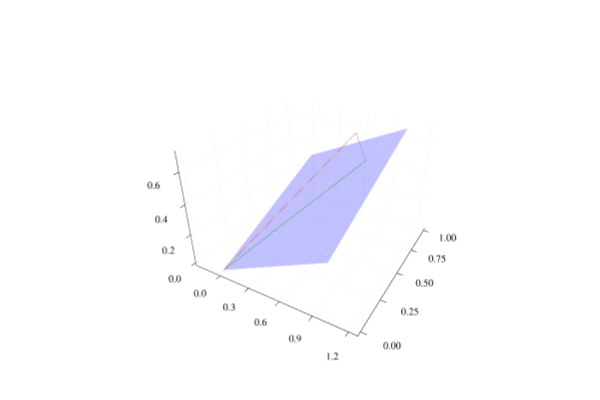

This figure's notebook cell:
### Markdown cell above
## Plotting Projection, Rotation and Reflection

Next, let's create another vector and project it in the plane.

### Code cell
p = 0.7(cl.e1 + cl.e2 + cl.e3)
prj = (p ⨼ inv(B)) ⨼ B

p_to_prj = prj - p

plotsubspace(B)
quiver!([0],[0],[0],quiver=([p.e1],[p.e2],[p.e3]))
quiver!([0],[0],[0],quiver=([prj.e1],[prj.e2],[prj.e3]))
quiver!([p.e1],[p.e2],[p.e3],quiver=([p_to_prj.e1],[p_to_prj.e2],[p_to_prj.e3]))

### Figure 1 — Plotly figure (JSON) as saved in the notebook; plotly's stock layout.template omitted (floating-point values rounded to 4 significant figures)
{"data": [{"cmax": 0.6667, "cmin": 0, "colorbar": {"len": 0.9525, "title": {"text": ""}, "x": 0.9934, "y": 0.5139}, "colorscale": [[0, "rgba(0, 0, 255, 0.500)"], [1, "rgba(0, 0, 255, 0.500)"]], "name": "y1", "opacity": 0.5, "scene": "scene", "showlegend": false, "showscale": false, "type": "surface", "x": [0, 1], "xaxis": "x", "y": [0, 1], "yaxis": "y", "z": [[0, 0.3333], [0.3333, 0.6667]], "zaxis": "z", "zmax": 0.6667, "zmin": 0}, {"colorbar": {"len": 0.9525, "title": {"text": ""}, "x": 0.9934, "y": 0.5139}, "legendgroup": "", "line": {"color": "rgba(227, 111, 71, 1.000)", "dash": "solid", "shape": "linear", "width": 1}, "mode": "lines", "name": "", "scene": "scene", "showlegend": false, "type": "scatter3d", "x": [0, 0.7], "xaxis": "x", "y": [0, 0.7], "yaxis": "y", "z": [0, 0.7], "zaxis": "z", "zmax": 0.6667, "zmin": 0}, {"colorbar": {"len": 0.9525, "title": {"text": ""}, "x": 0.9934, "y": 0.5139}, "legendgroup": "", "line": {"color": "rgba(62, 164, 78, 1.000)", "dash": "solid", "shape": "linear", "width": 1}, "mode": "lines", "name": "", "scene": "scene", "showlegend": false, "type": "scatter3d", "x": [0, 0.7636], "xaxis": "x", "y": [0, 0.7636], "yaxis": "y", "z": [0, 0.5091], "zaxis": "z", "zmax": 0.6667, "zmin": 0}, {"colorbar": {"len": 0.9525, "title": {"text": ""}, "x": 0.9934, "y": 0.5139}, "legendgroup": "", "line": {"color": "rgba(195, 113, 210, 1.000)", "dash": "solid", "shape": "linear", "width": 1}, "mode": "lines", "name": "", "scene": "scene", "showlegend": false, "type": "scatter3d", "x": [0.7, 0.7636], "xaxis": "x", "y": [0.7, 0.7636], "yaxis": "y", "z": [0.7, 0.5091], "zaxis": "z", "zmax": 0.6667, "zmin": 0}], "layout": {"annotations": [], "height": 400, "margin": {"b": 20, "l": 0, "r": 0, "t": 20}, "paper_bgcolor": "rgba(255, 255, 255, 1.000)", "plot_bgcolor": "rgba(255, 255, 255, 1.000)", "scene": {"aspectmode": "auto", "aspectratio": {"x": 1.126, "y": 1.126, "z": 0.7884}, "camera": {"eye": {"x": 1.126, "y": -1.95, "z": 1.3}, "projection": "orthographic"}, "domain": {"x": [0.06582, 0.9934], "y": [0.03762, 0.9902]}, "xaxis": {"gridcolor": "rgba(0, 0, 0, 0.1)", "gridwidth": 0.5, "linecolor": "rgba(0, 0, 0, 1)", "mirror": false, "range": [-0.2742, 1.274], "showgrid": true, "showline": true, "showticklabels": true, "tickangle": 0, "tickcolor": "rgb(0, 0, 0)", "tickfont": {"color": "rgba(0, 0, 0, 1)", "family": "sans-serif", "size": 11}, "tickmode": "array", "ticks": "inside", "ticktext": ["0.0", "0.3", "0.6", "0.9", "1.2"], "tickvals": [0, 0.3, 0.6, 0.9, 1.2], "title": {"font": {"color": "rgba(0, 0, 0, 1)", "family": "sans-serif", "size": 15}, "text": ""}, "type": "linear", "visible": true, "zeroline": false, "zerolinecolor": "rgba(0, 0, 0, 1)"}, "yaxis": {"gridcolor": "rgba(0, 0, 0, 0.1)", "gridwidth": 0.5, "linecolor": "rgba(0, 0, 0, 1)", "mirror": false, "range": [-0.03, 1.03], "showgrid": true, "showline": true, "showticklabels": true, "tickangle": 0, "tickcolor": "rgb(0, 0, 0)", "tickfont": {"color": "rgba(0, 0, 0, 1)", "family": "sans-serif", "size": 11}, "tickmode": "array", "ticks": "inside", "ticktext": ["0.00", "0.25", "0.50", "0.75", "1.00"], "tickvals": [0, 0.25, 0.5, 0.75, 1], "title": {"font": {"color": "rgba(0, 0, 0, 1)", "family": "sans-serif", "size": 15}, "text": ""}, "type": "linear", "visible": true, "zeroline": false, "zerolinecolor": "rgba(0, 0, 0, 1)"}, "zaxis": {"gridcolor": "rgba(0, 0, 0, 0.1)", "gridwidth": 0.5, "linecolor": "rgba(0, 0, 0, 1)", "mirror": false, "range": [-0.021, 0.721], "showgrid": true, "showline": true, "showticklabels": true, "tickangle": 0, "tickcolor": "rgb(0, 0, 0)", "tickfont": {"color": "rgba(0, 0, 0, 1)", "family": "sans-serif", "size": 11}, "tickmode": "array", "ticks": "inside", "ticktext": ["0.0", "0.2", "0.4", "0.6"], "tickvals": [0, 0.2, 0.4, 0.6], "title": {"font": {"color": "rgba(0, 0, 0, 1)", "family": "sans-serif", "size": 15}, "text": ""}, "type": "linear", "visible": true, "zeroline": false, "zerolinecolor": "rgba(0, 0, 0, 1)"}}, "showlegend": false, "width": 600}}
